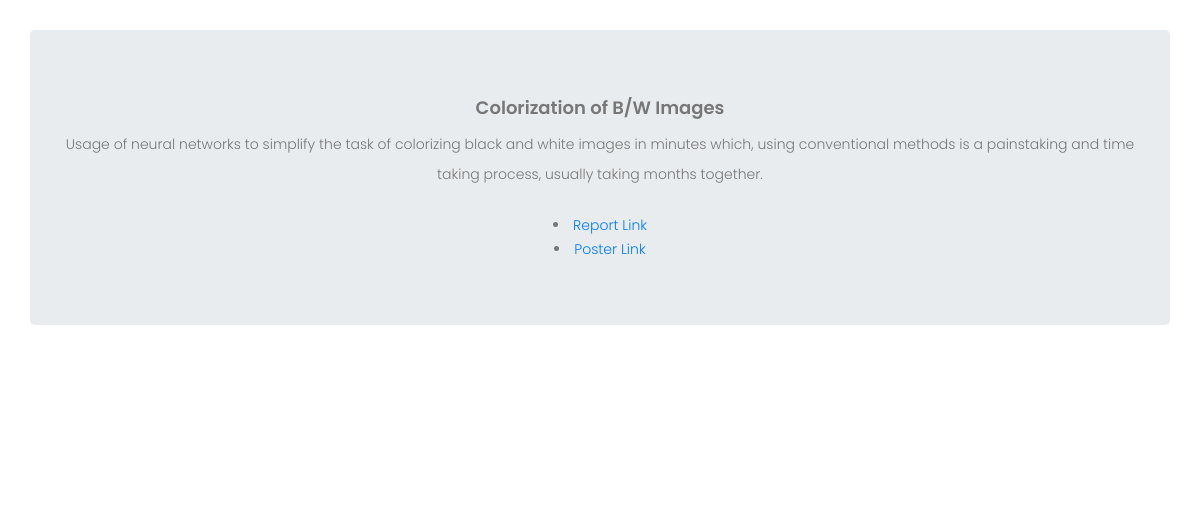
The app's page /acm/1/ (lower part), older data.
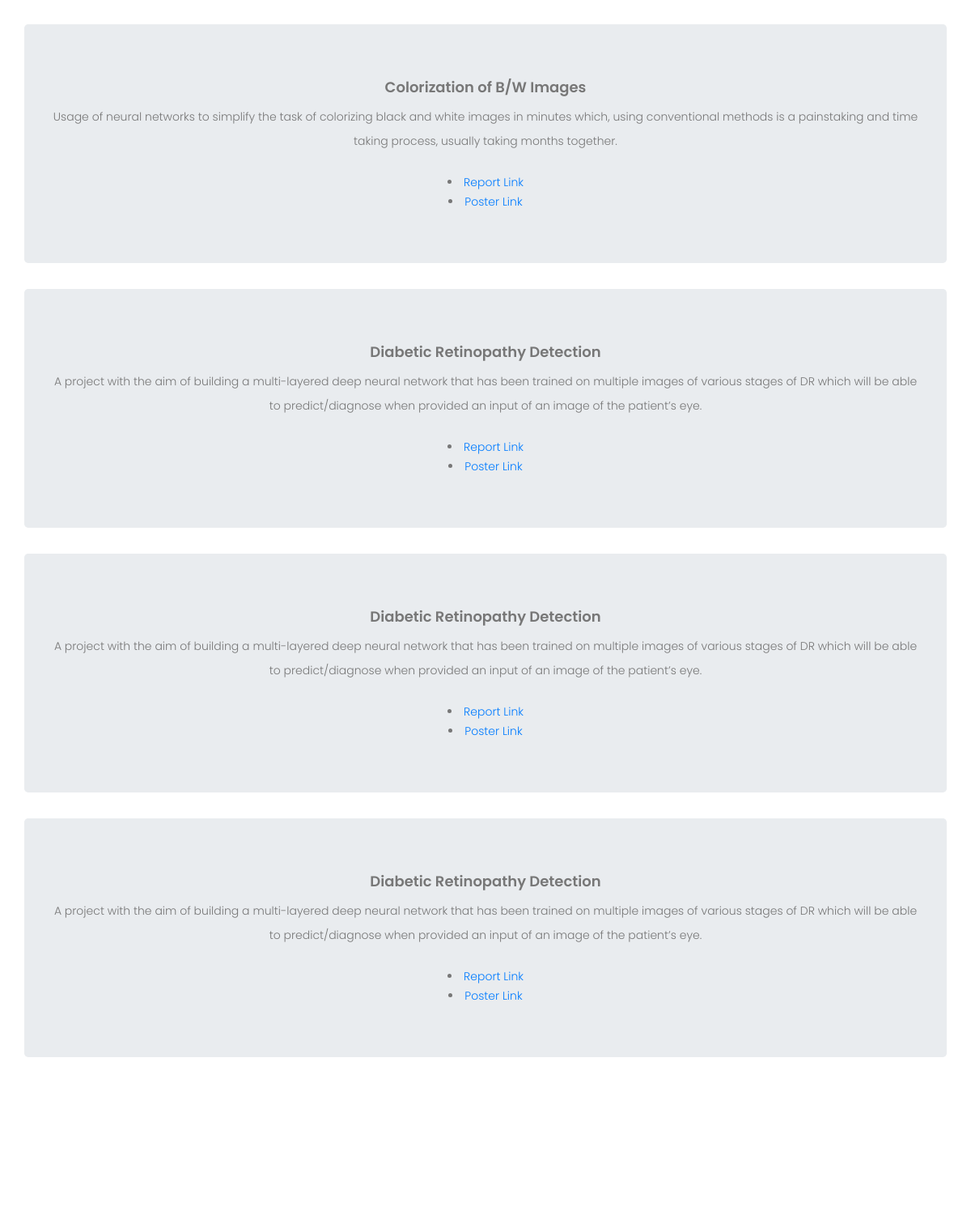
The same page, newer data.
### acm/models.py (models this page shows, shortened)
class Projects(models.Model):
 sig_id = models.ForeignKey(SIG, on_delete=models.CASCADE)
 name = models.CharField(max_length=200)
 description = models.CharField(max_length=5000)
 report_link = models.CharField(max_length=500)
 poster_link = models.CharField(max_length=500)

### acm/views.py (the view)
# urls.py: path('<int:sig_id>/', sig_page, name="sig_page"),
def sig_page(request, sig_id):
    si = SIG.objects.filter(pk=sig_id)
    sig = si[0]
    sigo = SIG.objects.all()
    events = Events.objects.filter(sig_id=sig_id)
    projects = Projects.objects.filter(sig_id=sig_id)
    with open('acm/static/acm/json/yantras.json') as f:
        data2 = json.loads(f.read())
        data =''
        x=len(sigo)
        for i in range (x):
            if(data2[i]['id']==sig_id):
                data=data2[i]
        context = {'sig': sig, 'events': events,
               'projects': projects, 'sigo': sigo , 'data':data}
    return render(request, 'acm/yantras.html', context)

### acm/templates/acm/yantras.html (shortened to what this page needs)
{% extends 'acm/base.html' %}
{% load static %}
{% block head_content %}
    <link rel="stylesheet" href="{% static 'acm/css/yantras.css' %}">
{% endblock %}
{% block content %}
     <section class="about_area section_gap">
        <div class="container">
            <div class="section_title text-center">
                {% for p in projects %}
                    <div class="jumbotron">
                        <h4>{{ p.name }}</h4>
                        <p>{{ p.description }}</p>
                        <br>
                        <li><a href={{ p.report_link }} <span class="label">Report Link </span></a></li>
                        <li><a href={{ p.poster_link }}  <span class="label">Poster Link </span></a></li></td>
                    </div>
                {% endfor %}
            </div>
        </div>
    </section>
{% endblock %}

Row changes from the older to the newer data that the page shows:
added Projects: name "Diabetic Retinopathy Detection", description "A project with the aim of building a multi-layered deep neural network that has been trained on multiple images of various stages of DR which will be able to predict/diagnose when provided an input of an image of the patient’s eye."
added Projects: name "Diabetic Retinopathy Detection", description "A project with the aim of building a multi-layered deep neural network that has been trained on multiple images of various stages of DR which will be able to predict/diagnose when provided an input of an image of the patient’s eye."
added Projects: name "Diabetic Retinopathy Detection", description "A project with the aim of building a multi-layered deep neural network that has been trained on multiple images of various stages of DR which will be able to predict/diagnose when provided an input of an image of the patient’s eye."
